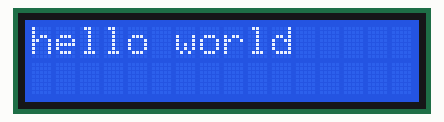
Recording of a sketch running on a simulated Arduino Uno, built with avr-gcc and run on an emulated ATmega328P. On the bench: 16×2 character LCD.

Above: at 0.1 s.
At 2.1 s:
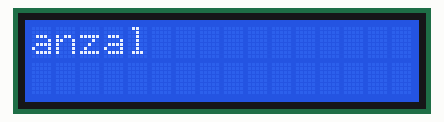
At 4.1 s:
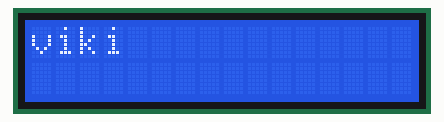

Measured:
- by itself, everything shown: repeats every 4.0 s, in 3 steps
- what the display in image 1 shows lasts 2.0 s, from 2.1 s to 4.1 s

The sketch:

lcd_display.ino
```cpp
  #include<LiquidCrystal.h>
  LiquidCrystal lcd(12,11,5,4,3,2);//RS,E,D4,D5,D6,D7
void setup() {
  lcd.begin(16,2);
  lcd.setCursor(0,0);
  lcd.print("hello world");
   delay(2000);
   lcd.clear();
   lcd.setCursor(0,0);
  lcd.print("www");
}

void loop() {

  lcd.setCursor(0,0);
  lcd.print("anzal");
  delay(2000);
  lcd.clear();
    lcd.setCursor(0,0);
  lcd.print("viki");
  delay(2000);
  lcd.clear();


}
```
